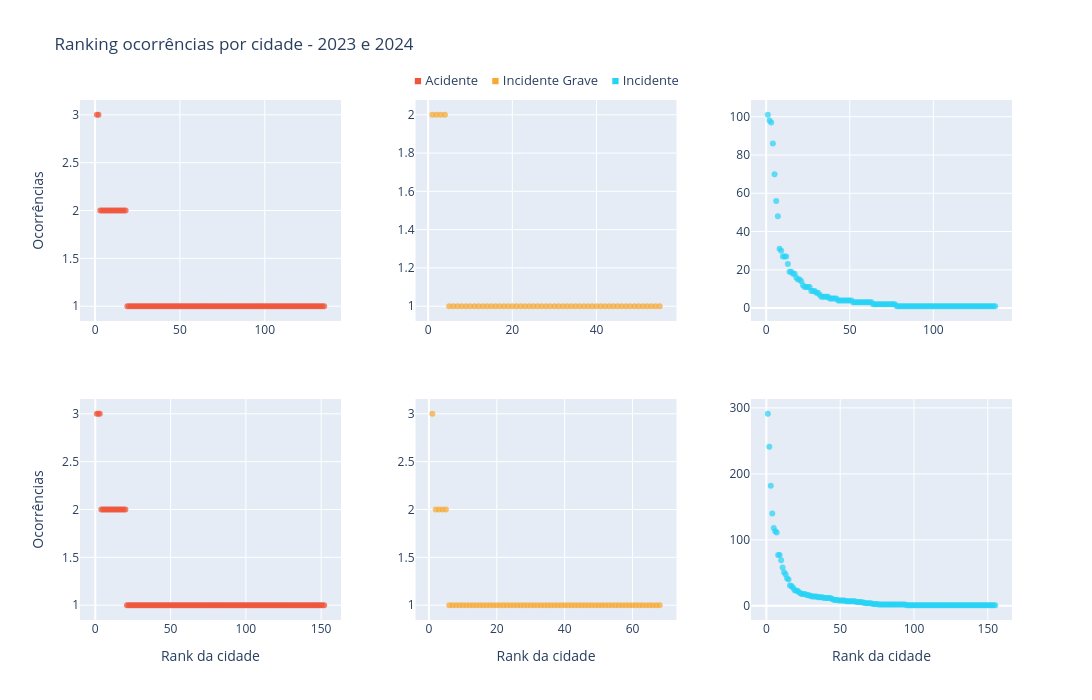

Notebook cell for this chart:
### Code cell
# subplots de ocorrencias por cidade, por classificacao e por ano

from plotly.subplots import make_subplots
import plotly.graph_objects as go
import numpy as np

classificacoes = ['ACIDENTE', 'INCIDENTE GRAVE', 'INCIDENTE']
anos = [2023, 2024]
cores = {'ACIDENTE': '#EF553B', 'INCIDENTE GRAVE': '#f7a831', 'INCIDENTE': '#27D3F5'}

dist_cidades_ano_classificacao = make_subplots(
    rows=len(anos), cols=len(classificacoes),
    vertical_spacing=0.15,
    horizontal_spacing=0.08,
)

for row_idx, ano in enumerate(anos, start=1):
    df_ano = df_ocorrencia_recente[df_ocorrencia_recente['ocorrencia_dia'].dt.year == ano]
    for col_idx, cls in enumerate(classificacoes, start=1):
        contagens = (
            df_ano[df_ano['ocorrencia_classificacao'] == cls]
            .groupby('ocorrencia_cidade').size()
            .reset_index(name='contagem')
            .sort_values('contagem', ascending=False)
            .reset_index(drop=True)
        )
        contagens['rank'] = range(1, len(contagens) + 1)
        dist_cidades_ano_classificacao.add_trace(
            go.Scatter(
                x=contagens['rank'],
                y=contagens['contagem'],
                mode='markers',
                marker=dict(color=cores[cls], size=6, opacity=0.7),
                text=contagens['ocorrencia_cidade'],
                hovertemplate='<b>%{text}</b><br>Rank: %{x}<br>Ocorrências: %{y}<extra></extra>',
                showlegend=False,
            ),
            row=row_idx, col=col_idx,
        )
        show_x = row_idx == len(anos)
        show_y = col_idx == 1
        dist_cidades_ano_classificacao.update_xaxes(title_text='Rank da cidade' if show_x else '', row=row_idx, col=col_idx)
        dist_cidades_ano_classificacao.update_yaxes(title_text='Ocorrências' if show_y else '', row=row_idx, col=col_idx)

legend_text = (
    '<span style="color:#EF553B">&#9632;</span> Acidente    '
    '<span style="color:#f7a831">&#9632;</span> Incidente Grave    '
    '<span style="color:#27D3F5">&#9632;</span> Incidente'
)

dist_cidades_ano_classificacao.update_layout(
    height=700, width=1100,
    title_text='Ranking ocorrências por cidade - 2023 e 2024',
    annotations=[dict(
        text=legend_text,
        xref='paper', yref='paper',
        x=0.5, y=1.06,
        showarrow=False,
        font=dict(size=13),
        xanchor='center',
    )],
    margin=dict(t=100),
)
dist_cidades_ano_classificacao.show()

### Figure 1 — Plotly figure (JSON) as saved in the notebook; plotly's stock layout.template omitted (floating-point values rounded to 4 significant figures; data arrays with more than 128 entries replaced by an {"elided": "..."} marker saying what was removed)
{"data": [{"hovertemplate": "<b>%{text}</b><br>Rank: %{x}<br>Ocorrências: %{y}<extra></extra>", "marker": {"color": "#EF553B", "opacity": 0.7, "size": 6}, "mode": "markers", "showlegend": false, "text": {"elided": "135 str values"}, "type": "scatter", "x": {"elided": "135 int values"}, "xaxis": "x", "y": {"elided": "135 int values"}, "yaxis": "y"}, {"hovertemplate": "<b>%{text}</b><br>Rank: %{x}<br>Ocorrências: %{y}<extra></extra>", "marker": {"color": "#f7a831", "opacity": 0.7, "size": 6}, "mode": "markers", "showlegend": false, "text": ["ALTAMIRA", "MATEIROS", "RIO DE JANEIRO", "RIO VERDE", "SANTA RITA DO PARDO", "ITUPEVA", "NÃO IDENTIFICADA", "PARAÚNA", "PELOTAS", "POUSO ALEGRE", "RECIFE", "RIO CLARO", "SALVADOR", "SANTA TEREZINHA DE ITAIPU", "IGARASSU", "SANTA VITÓRIA DO PALMAR", "SELVÍRIA", "SOROCABA", "SÃO DESIDÉRIO", "SÃO JOSÉ DOS CAMPOS", "SÃO LUÍS", "SÃO PAULO", "TAILÂNDIA", "TANGARÁ DA SERRA", "TUCUMÃ", "VISCONDE DO RIO BRANCO", "ITAITUBA", "GOIÂNIA", "ALTO ARAGUAIA", "CAMPO GRANDE", "ALTO PARAÍSO DE GOIÁS", "ALTO SANTO", "BAGÉ", "BOA VISTA", "BOM SUCESSO", "BRASÍLIA", "BRUSQUE", "CABO FRIO", "CAMBÉ", "CAMPINA GRANDE DO SUL", "CAMPINAS", "CAMPO LARGO", "GAÚCHA DO NORTE", "CAMPO VERDE", "CANELA", "CASA NOVA", "CATANDUVA", "CAXAMBU", "CHAPADÃO DO CÉU", "CORUMBÁ", "CUIABÁ", "CURITIBA", "FEIRA DE SANTANA", "FLORIANÓPOLIS", "VITÓRIA"], "type": "scatter", "x": [1, 2, 3, 4, 5, 6, 7, 8, 9, 10, 11, 12, 13, 14, 15, 16, 17, 18, 19, 20, 21, 22, 23, 24, 25, 26, 27, 28, 29, 30, 31, 32, 33, 34, 35, 36, 37, 38, 39, 40, 41, 42, 43, 44, 45, 46, 47, 48, 49, 50, 51, 52, 53, 54, 55], "xaxis": "x2", "y": [2, 2, 2, 2, 1, 1, 1, 1, 1, 1, 1, 1, 1, 1, 1, 1, 1, 1, 1, 1, 1, 1, 1, 1, 1, 1, 1, 1, 1, 1, 1, 1, 1, 1, 1, 1, 1, 1, 1, 1, 1, 1, 1, 1, 1, 1, 1, 1, 1, 1, 1, 1, 1, 1, 1], "yaxis": "y2"}, {"hovertemplate": "<b>%{text}</b><br>Rank: %{x}<br>Ocorrências: %{y}<extra></extra>", "marker": {"color": "#27D3F5", "opacity": 0.7, "size": 6}, "mode": "markers", "showlegend": false, "text": {"elided": "137 str values"}, "type": "scatter", "x": {"elided": "137 int values"}, "xaxis": "x3", "y": {"elided": "137 int values"}, "yaxis": "y3"}, {"hovertemplate": "<b>%{text}</b><br>Rank: %{x}<br>Ocorrências: %{y}<extra></extra>", "marker": {"color": "#EF553B", "opacity": 0.7, "size": 6}, "mode": "markers", "showlegend": false, "text": {"elided": "152 str values"}, "type": "scatter", "x": {"elided": "152 int values"}, "xaxis": "x4", "y": {"elided": "152 int values"}, "yaxis": "y4"}, {"hovertemplate": "<b>%{text}</b><br>Rank: %{x}<br>Ocorrências: %{y}<extra></extra>", "marker": {"color": "#f7a831", "opacity": 0.7, "size": 6}, "mode": "markers", "showlegend": false, "text": ["RIO DE JANEIRO", "MANAUS", "CURITIBA", "CAMPO GRANDE", "PALMAS", "PRESIDENTE FIGUEIREDO", "PORTO VELHO", "PORTO SEGURO", "PONTA GROSSA", "PETRÓPOLIS", "QUIRINÓPOLIS", "PALHOÇA", "NÃO IDENTIFICADA", "NOVA XAVANTINA", "NOVA MUTUM", "NERÓPOLIS", "MONTES CLAROS", "QUERÊNCIA", "RIO CLARO", "RIBAS DO RIO PARDO", "MIRANDA", "SALTO DO JACUÍ", "SANTA BÁRBARA D'OESTE", "SANTA ISABEL DO RIO NEGRO", "SAPEZAL", "SÃO BORJA", "SÃO DESIDÉRIO", "SÃO FÉLIX DO ARAGUAIA", "SÃO GABRIEL DO OESTE", "SÃO JOSÉ DOS CAMPOS", "SÃO JOÃO DA BOA VISTA", "SÃO PEDRO DO SUL", "TAUÁ", "UBERLÂNDIA", "MONTENEGRO", "ALTAMIRA", "ALTO ALEGRE", "JUNDIAÍ", "AMAJARI", "APARECIDA DE GOIÂNIA", "ARARAS", "ATIBAIA", "BARREIRAS", "BELO HORIZONTE", "BENEVIDES", "BIRIGUI", "BOA VISTA", "CAMPINAS", "CAMPO BELO", "CAMPOS DE JÚLIO", "CANARANA", "CANTÁ", "CAPÃO DA CANOA", "CARMO DO RIO VERDE", "CATANDUVA", "CHAPADÃO DO SUL", "COMODORO", "CONQUISTA D'OESTE", "CORRENTINA", "CUIABÁ", "FAGUNDES VARELA", "FEIJÓ", "GOIÂNIA", "ITANHAÉM", "ITIQUIRA", "JATAÍ", "JOÃO PINHEIRO", "ÁGUA FRIA DE GOIÁS"], "type": "scatter", "x": [1, 2, 3, 4, 5, 6, 7, 8, 9, 10, 11, 12, 13, 14, 15, 16, 17, 18, 19, 20, 21, 22, 23, 24, 25, 26, 27, 28, 29, 30, 31, 32, 33, 34, 35, 36, 37, 38, 39, 40, 41, 42, 43, 44, 45, 46, 47, 48, 49, 50, 51, 52, 53, 54, 55, 56, 57, 58, 59, 60, 61, 62, 63, 64, 65, 66, 67, 68], "xaxis": "x5", "y": [3, 2, 2, 2, 2, 1, 1, 1, 1, 1, 1, 1, 1, 1, 1, 1, 1, 1, 1, 1, 1, 1, 1, 1, 1, 1, 1, 1, 1, 1, 1, 1, 1, 1, 1, 1, 1, 1, 1, 1, 1, 1, 1, 1, 1, 1, 1, 1, 1, 1, 1, 1, 1, 1, 1, 1, 1, 1, 1, 1, 1, 1, 1, 1, 1, 1, 1, 1], "yaxis": "y5"}, {"hovertemplate": "<b>%{text}</b><br>Rank: %{x}<br>Ocorrências: %{y}<extra></extra>", "marker": {"color": "#27D3F5", "opacity": 0.7, "size": 6}, "mode": "markers", "showlegend": false, "text": {"elided": "155 str values"}, "type": "scatter", "x": {"elided": "155 int values"}, "xaxis": "x6", "y": {"elided": "155 int values"}, "yaxis": "y6"}], "layout": {"annotations": [{"font": {"size": 13}, "showarrow": false, "text": "<span style=\"color:#EF553B\">&#9632;</span> Acidente    <span style=\"color:#f7a831\">&#9632;</span> Incidente Grave    <span style=\"color:#27D3F5\">&#9632;</span> Incidente", "x": 0.5, "xanchor": "center", "xref": "paper", "y": 1.06, "yref": "paper"}], "height": 700, "margin": {"t": 100}, "title": {"text": "Ranking ocorrências por cidade - 2023 e 2024"}, "width": 1100, "xaxis": {"anchor": "y", "domain": [0, 0.28], "title": {"text": ""}}, "xaxis2": {"anchor": "y2", "domain": [0.36, 0.64], "title": {"text": ""}}, "xaxis3": {"anchor": "y3", "domain": [0.72, 1], "title": {"text": ""}}, "xaxis4": {"anchor": "y4", "domain": [0, 0.28], "title": {"text": "Rank da cidade"}}, "xaxis5": {"anchor": "y5", "domain": [0.36, 0.64], "title": {"text": "Rank da cidade"}}, "xaxis6": {"anchor": "y6", "domain": [0.72, 1], "title": {"text": "Rank da cidade"}}, "yaxis": {"anchor": "x", "domain": [0.575, 1], "title": {"text": "Ocorrências"}}, "yaxis2": {"anchor": "x2", "domain": [0.575, 1], "title": {"text": ""}}, "yaxis3": {"anchor": "x3", "domain": [0.575, 1], "title": {"text": ""}}, "yaxis4": {"anchor": "x4", "domain": [0, 0.425], "title": {"text": "Ocorrências"}}, "yaxis5": {"anchor": "x5", "domain": [0, 0.425], "title": {"text": ""}}, "yaxis6": {"anchor": "x6", "domain": [0, 0.425], "title": {"text": ""}}}}
